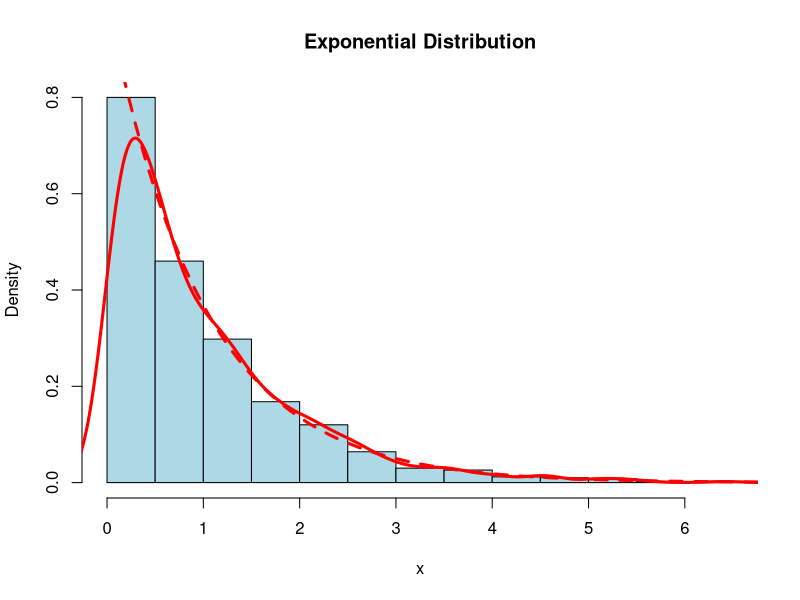

Reproduce this figure in R.
n <- 1000# assigning the value of 1000 to N which can act as our number of observations
x <- rexp(n) # generate the exponential distributions randomly passing in the number of observations in to the rexp function
#we plot the graph of the distribution based on the generated values of x passing  into the hist fucntion 
hist(x, probability=T,
     col='light blue', main='Exponential Distribution')
#plot the  line graph to show the  trend of the distribution passing x into the desnsity fucntion and late passed into the lins function
lines(density(x), col='red', lwd=3)
# we draw a graph that maps the exponential distribution based on the x value supplied to the dexp function that is later passed into the curve function and later put out as output along the density line graph
curve(dexp(x), xlim=c(0,10), col='red', lwd=3,lty=2,
      add=T)
